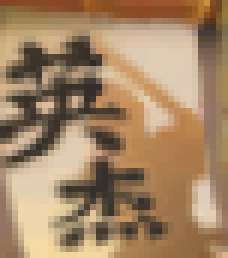
#> input picture tasks/GameUi/page/page_exploration_goto_hero_test.png, 38 x 43 px (shown 6 times larger)
$ python -i binary.py   (imports and definitions only)
#> lines starting #> are read from the running program, lines starting #| are printed output that depends on the picture; after the words box and inside, x2 and y2 are one past the last pixel; in counts of white or black regions, pixels touching at a corner belong together
#> further down, picture is the input picture: shape (43, 38, 3); mean B, G, R 101.7, 133.1, 163
# This Python file uses the following encoding: utf-8

import cv2
import numpy as np


def threshold_bgr_to_inverted_rgb(image: np.ndarray, threshold: int = 100) -> np.ndarray:
#> called with threshold = 100
    gray = cv2.cvtColor(image, cv2.COLOR_BGR2GRAY)
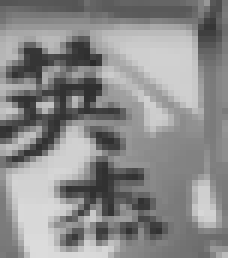
#> gray: shape (43, 38) (shown 6 times larger); min 43, max 220, mean 138.5
    _, binary = cv2.threshold(gray, threshold, 255, cv2.THRESH_BINARY)
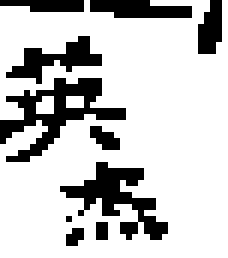
#> binary: shape (43, 38) (shown 6 times larger); 77.6% white; black in thin lines or dots
    inverted = np.abs(255 - binary)
#> inverted: shape (43, 38); 22.4% white in thin lines or dots
    return cv2.cvtColor(inverted, cv2.COLOR_GRAY2RGB)
#> returned value: shape (43, 38, 3); 22.4% white in thin lines or dots

>>> import cv2
>>> picture = cv2.imread('../../../tasks/GameUi/page/page_exploration_goto_hero_test.png')
>>> result = threshold_bgr_to_inverted_rgb(picture)
